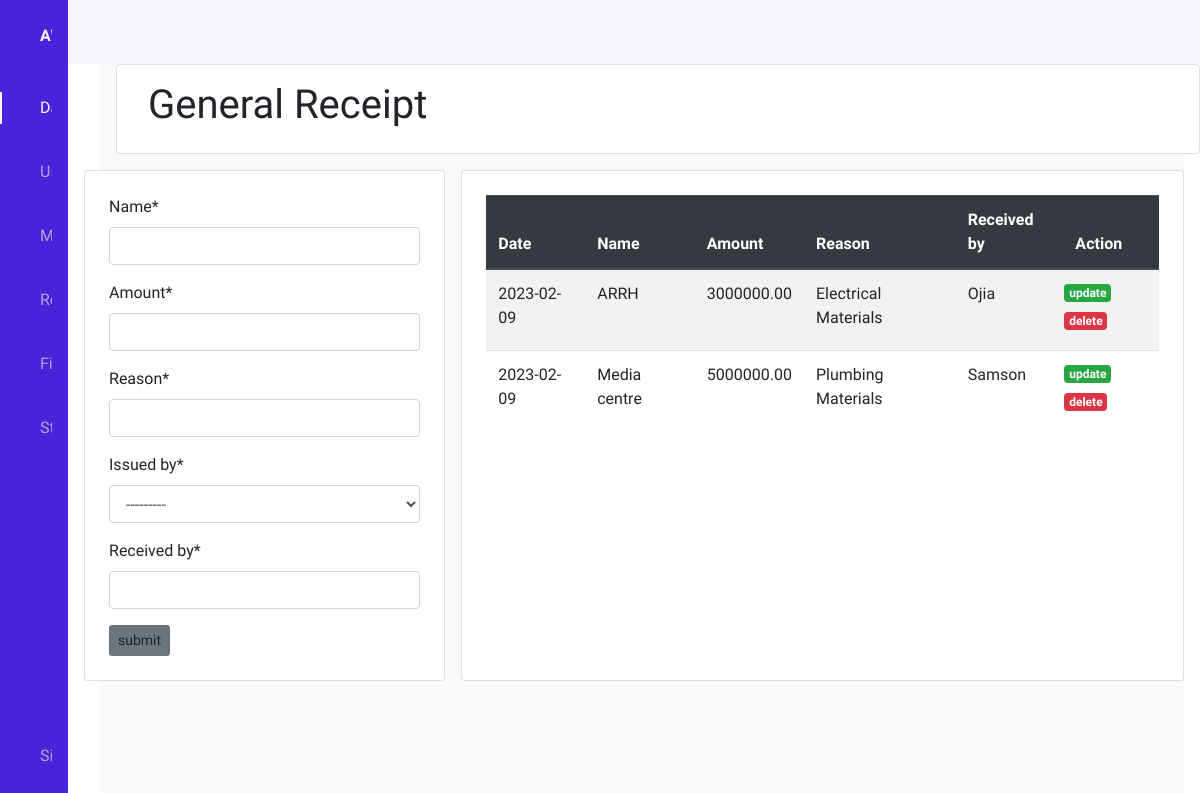
/general_receipt/, run on the app's committed database.
### records/models.py (models this page shows, shortened)
class GeneralReceipt(models.Model):
    date = models.DateTimeField(auto_now_add=True)
    name = models.CharField(max_length=255)
    amount = models.DecimalField(max_digits=10, decimal_places=2)
    reason = models.CharField(max_length=255)
    issued_by = models.ForeignKey(Employee, on_delete=models.SET_NULL, null=True)
    received_by = models.CharField(max_length=255)

### records/views.py (the view)
# urls.py: path('general_receipt/', views.add_gen, name='gen_receipt'),
def add_gen(request):
    sales = GeneralReceipt.objects.order_by('-date')[:7]
    form = GeneralReceiptForm
    if request.method == 'POST':
        form = GeneralReceiptForm(request.POST)
        if form.is_valid():
            form.save()
    context = {'form':form, 'sales':sales}
    return render(request, 'records/add_genreceipt.html', context)

### records/models.py (called while the page is built)
    def __str__(self):
        return self.user.username

### records/templates/records/add_genreceipt.html (shortened to what this page needs)
<!DOCTYPE html>
{% extends 'base.html' %}
{% load crispy_forms_tags %}
    {% block header %}
    <div class="col card m-3">
      <h1 class="p-3">General Receipt</h1>
    </div>
    {% endblock header %}
    {% block content %}
    <div class="d-flex justify-content-center">
      <div class="col-md-4 card p-4">
        <form method="POST" action="">
          {% csrf_token %} {{form|crispy}}
          <button class="btn btn-sm bg-secondary" type="submit">
            submit
          </button>
        </form>
      </div>
      <div class="col-md-8 card p-4 mx-3">
        <table class="table table-striped">
          <thead class="thead-dark">
            <tr>
              <th scope="col">Date</th>
              <th scope="col">Name</th>
              <th scope="col">Amount</th>
              <th scope="col">Reason</th>
              <th scope="col">Received by</th>
              <th scope="col">Action</th>
            </tr>
          </thead>
          <tbody>
            {% for sale in sales %}
            <tr>
              <td>{{ sale.date|date:"Y-m-d" }}</td>
              <td>{{ sale.name }}</td>
              <td>{{ sale.amount }}</td>
              <td>{{ sale.reason }}</td>
              <td>{{ sale.received_by }}</td>
              <td>
                <div class="row">
                  <h6>
                    <a href="" class="badge badge-success mx-1"
                      >update</a
                    >
                  </h6>
                  <h6>
                    <a href="" class="badge badge-danger mx-1"
                      >delete</a
                    >
                  </h6>
                </div>
              </td>
            </tr>
            {% endfor %}
          </tbody>
        </table>
      </div>
    </div>
    {% endblock content %}

### static/css/main.css (style rules this page uses)
:root { --header-height: 3rem; --nav-width: 68px; --first-color: #4723d9; --first-color-light: #afa5d9; --white-color: #f7f6fb; --body-font: "Nunito", sans-serif; --normal-font-size: 1rem; --z-fixed: 100; }
body { position: relative; margin: var(--header-height) 0 0 0; padding: 0 1rem; font-family: var(--body-font); font-size: var(--normal-font-size); transition: 0.5s; }
a { text-decoration: none; }
@media screen and (min-width: 768px) { body { margin: calc(var(--header-height) + 1rem) 0 0 0; padding-left: calc(var(--nav-width) + 2rem); } }

### data on the page
GeneralReceipt: date "2023-02-09", name "ARRH", amount "3000000.00", reason "Electrical Materials", received_by "Ojia"
GeneralReceipt: date "2023-02-09", name "Media centre", amount "5000000.00", reason "Plumbing Materials", received_by "Samson"
